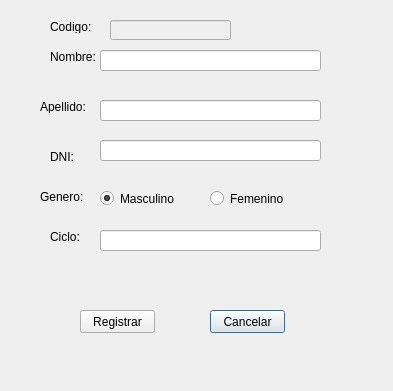
<?xml version="1.0" encoding="UTF-8"?>
<ui version="4.0">
 <class>RegistrarEstudiante</class>
 <widget class="QDialog" name="RegistrarEstudiante">
  <property name="geometry">
   <rect>
    <x>0</x>
    <y>0</y>
    <width>393</width>
    <height>391</height>
   </rect>
  </property>
  <property name="windowTitle">
   <string>Dialog</string>
  </property>
  <widget class="QLabel" name="label_6">
   <property name="geometry">
    <rect>
     <x>50</x>
     <y>230</y>
     <width>47</width>
     <height>13</height>
    </rect>
   </property>
   <property name="text">
    <string>Ciclo:</string>
   </property>
  </widget>
  <widget class="QLineEdit" name="txtNombre">
   <property name="geometry">
    <rect>
     <x>100</x>
     <y>50</y>
     <width>221</width>
     <height>21</height>
    </rect>
   </property>
  </widget>
  <widget class="QLabel" name="label_2">
   <property name="geometry">
    <rect>
     <x>40</x>
     <y>100</y>
     <width>47</width>
     <height>13</height>
    </rect>
   </property>
   <property name="text">
    <string>Apellido:</string>
   </property>
  </widget>
  <widget class="QPushButton" name="pushButton_2">
   <property name="geometry">
    <rect>
     <x>210</x>
     <y>310</y>
     <width>75</width>
     <height>23</height>
    </rect>
   </property>
   <property name="text">
    <string>Cancelar</string>
   </property>
  </widget>
  <widget class="QLabel" name="label_4">
   <property name="geometry">
    <rect>
     <x>40</x>
     <y>190</y>
     <width>47</width>
     <height>13</height>
    </rect>
   </property>
   <property name="text">
    <string>Genero:</string>
   </property>
  </widget>
  <widget class="QLabel" name="label">
   <property name="geometry">
    <rect>
     <x>50</x>
     <y>50</y>
     <width>47</width>
     <height>13</height>
    </rect>
   </property>
   <property name="text">
    <string>Nombre:</string>
   </property>
  </widget>
  <widget class="QLineEdit" name="txtApellido">
   <property name="geometry">
    <rect>
     <x>100</x>
     <y>100</y>
     <width>221</width>
     <height>21</height>
    </rect>
   </property>
  </widget>
  <widget class="QLabel" name="label_3">
   <property name="geometry">
    <rect>
     <x>50</x>
     <y>150</y>
     <width>47</width>
     <height>13</height>
    </rect>
   </property>
   <property name="text">
    <string>DNI:</string>
   </property>
  </widget>
  <widget class="QRadioButton" name="rbtMu">
   <property name="geometry">
    <rect>
     <x>210</x>
     <y>190</y>
     <width>82</width>
     <height>17</height>
    </rect>
   </property>
   <property name="text">
    <string>Femenino</string>
   </property>
  </widget>
  <widget class="QPushButton" name="pushButton">
   <property name="geometry">
    <rect>
     <x>80</x>
     <y>310</y>
     <width>75</width>
     <height>23</height>
    </rect>
   </property>
   <property name="text">
    <string>Registrar</string>
   </property>
  </widget>
  <widget class="QLineEdit" name="txtCiclo">
   <property name="geometry">
    <rect>
     <x>100</x>
     <y>230</y>
     <width>221</width>
     <height>21</height>
    </rect>
   </property>
  </widget>
  <widget class="QRadioButton" name="rbtHom">
   <property name="geometry">
    <rect>
     <x>100</x>
     <y>190</y>
     <width>82</width>
     <height>17</height>
    </rect>
   </property>
   <property name="text">
    <string>Masculino</string>
   </property>
   <property name="checked">
    <bool>true</bool>
   </property>
  </widget>
  <widget class="QLineEdit" name="txtDni">
   <property name="geometry">
    <rect>
     <x>100</x>
     <y>140</y>
     <width>221</width>
     <height>21</height>
    </rect>
   </property>
  </widget>
  <widget class="QLabel" name="label_8">
   <property name="geometry">
    <rect>
     <x>50</x>
     <y>20</y>
     <width>47</width>
     <height>13</height>
    </rect>
   </property>
   <property name="text">
    <string>Codigo:</string>
   </property>
  </widget>
  <widget class="QLineEdit" name="txtCodigo">
   <property name="enabled">
    <bool>false</bool>
   </property>
   <property name="geometry">
    <rect>
     <x>110</x>
     <y>20</y>
     <width>121</width>
     <height>20</height>
    </rect>
   </property>
  </widget>
 </widget>
 <tabstops>
  <tabstop>txtNombre</tabstop>
  <tabstop>txtApellido</tabstop>
  <tabstop>txtDni</tabstop>
  <tabstop>rbtHom</tabstop>
  <tabstop>rbtMu</tabstop>
  <tabstop>txtCiclo</tabstop>
  <tabstop>pushButton</tabstop>
  <tabstop>pushButton_2</tabstop>
 </tabstops>
 <resources/>
 <connections/>
</ui>
